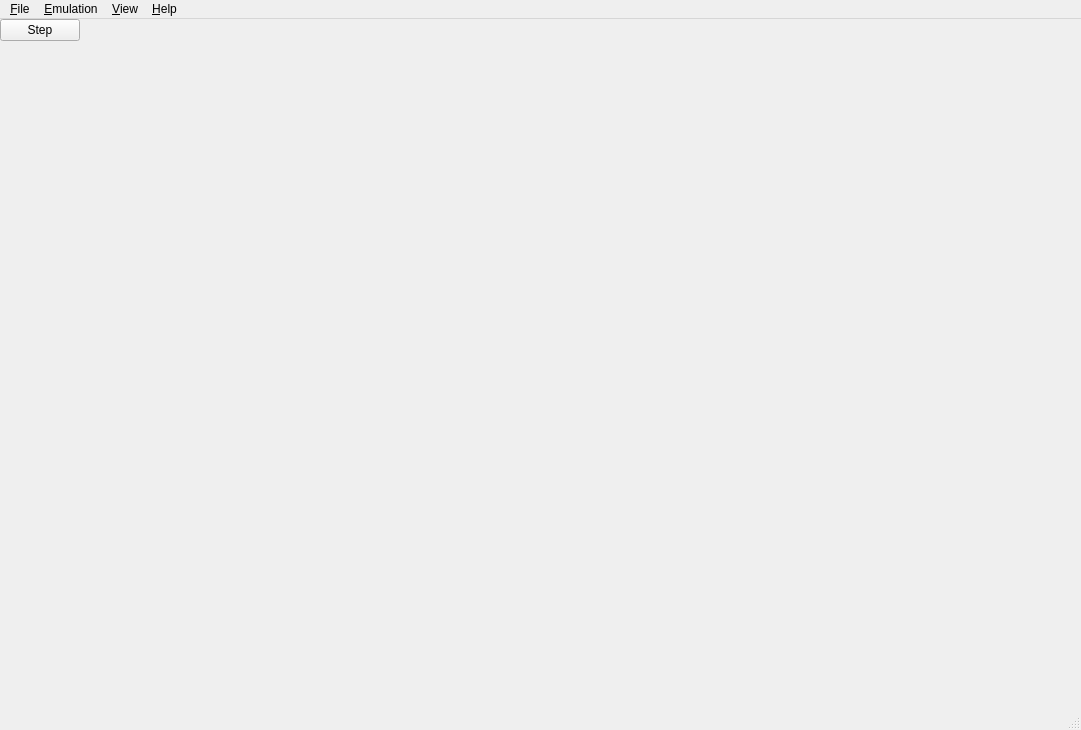
<?xml version="1.0" encoding="UTF-8"?>
<ui version="4.0">
 <class>MainWindow</class>
 <widget class="QMainWindow" name="MainWindow">
  <property name="geometry">
   <rect>
    <x>0</x>
    <y>0</y>
    <width>1081</width>
    <height>730</height>
   </rect>
  </property>
  <property name="windowTitle">
   <string>Emotionless</string>
  </property>
  <property name="tabShape">
   <enum>QTabWidget::Rounded</enum>
  </property>
  <property name="dockNestingEnabled">
   <bool>true</bool>
  </property>
  <widget class="QWidget" name="centralwidget">
   <widget class="QPushButton" name="button_step">
    <property name="text">
     <string>Step</string>
    </property>
   </widget>
  </widget>
  <widget class="QMenuBar" name="menubar">
   <property name="geometry">
    <rect>
     <x>0</x>
     <y>0</y>
     <width>1081</width>
     <height>21</height>
    </rect>
   </property>
   <widget class="QMenu" name="menu_File">
    <property name="title">
     <string>&amp;File</string>
    </property>
    <addaction name="action_Load_File"/>
    <addaction name="action_Exit"/>
   </widget>
   <widget class="QMenu" name="menu_Emulation">
    <property name="title">
     <string>&amp;Emulation</string>
    </property>
    <addaction name="action_Start"/>
    <addaction name="action_Stop"/>
   </widget>
   <widget class="QMenu" name="menu_View">
    <property name="title">
     <string>&amp;View</string>
    </property>
   </widget>
   <widget class="QMenu" name="menu_Help">
    <property name="title">
     <string>&amp;Help</string>
    </property>
    <addaction name="action_About"/>
   </widget>
   <addaction name="menu_File"/>
   <addaction name="menu_Emulation"/>
   <addaction name="menu_View"/>
   <addaction name="menu_Help"/>
  </widget>
  <widget class="QStatusBar" name="statusbar"/>
  <action name="action_Load_File">
   <property name="text">
    <string>Load File...</string>
   </property>
  </action>
  <action name="action_Load_Symbol_Map">
   <property name="text">
    <string>Load Symbol Map...</string>
   </property>
  </action>
  <action name="action_Exit">
   <property name="text">
    <string>E&amp;xit</string>
   </property>
  </action>
  <action name="action_Start">
   <property name="text">
    <string>&amp;Start</string>
   </property>
  </action>
  <action name="action_Stop">
   <property name="enabled">
    <bool>false</bool>
   </property>
   <property name="text">
    <string>&amp;Stop</string>
   </property>
  </action>
  <action name="action_About">
   <property name="text">
    <string>About Emotionless</string>
   </property>
  </action>
 </widget>
 <resources/>
 <connections>
  <connection>
   <sender>action_Exit</sender>
   <signal>triggered()</signal>
   <receiver>MainWindow</receiver>
   <slot>close()</slot>
   <hints>
    <hint type="sourcelabel">
     <x>-1</x>
     <y>-1</y>
    </hint>
    <hint type="destinationlabel">
     <x>367</x>
     <y>314</y>
    </hint>
   </hints>
  </connection>
 </connections>
</ui>
